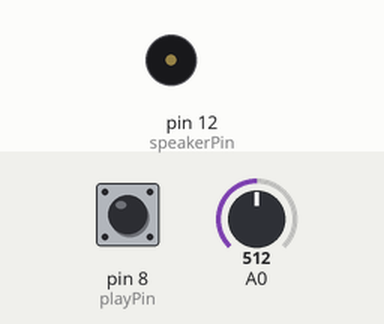
Bench run of a sketch on a simulated Arduino Uno, built with avr-gcc and run on an emulated ATmega328P. On the bench: buzzer (waves = sounding). The test bench sets the inputs (shaded band); at power-on: pin 8 (playPin) HIGH, A0 = 512. What the sketch prints to the serial monitor is not drawn.

Above: at 1.2 s.
1.3 s: pin 8 (playPin) pulled LOW for 0.15 s
At 1.43 s:
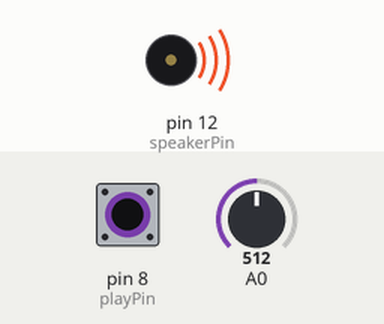
4.5 s: pin 8 (playPin) pulled LOW for 1 s
At 6.7 s:
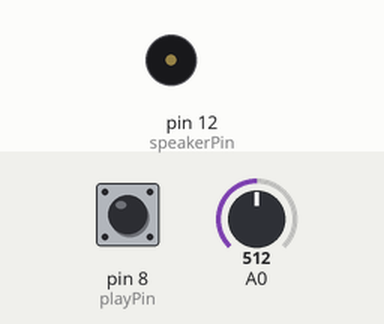
7.0 s: pin 8 (playPin) pulled LOW for 3.2 s
At 7.6 s:
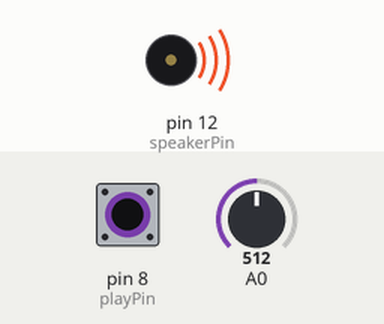
13.2 s: pin 8 (playPin) pulsed LOW 2 times (0.12 s each, 0.3 s apart)
At 13.45 s:
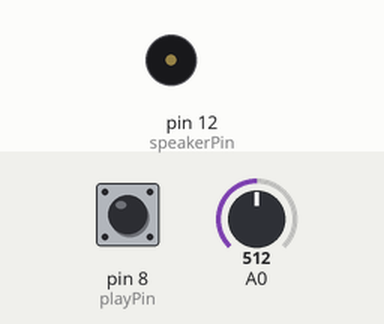
Timing chart, 0 to 16.2 s (numbered marks = the images above; inputs shaded):
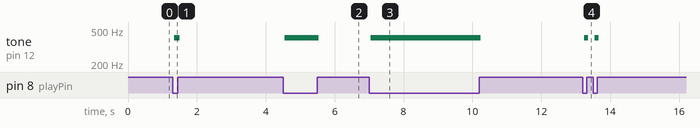

The sketch:

interaction.ino
```cpp
int speakerPin = 12;
int playPin = 8;
int tone_idx = 0;
unsigned char for_processing_tone_idx;
int old_tone_idx;
//int tones[]={1915, 1700, 1519, 1432, 1275, 1136, 1014, 956, 852, 759, 716, 638, 568, 506, 478, 426};
int tones[] = {1915, 1700, 1519, 1432, 1275, 1136, 1014, 956, 852, 759}; //10 Tones
char* tone_str[] = {"Do", "Re", "Mi", "Fa", "So", "La", "Si", "Do+", "Re+", "Me+"};
int old_playPin_ST, cur_playPin_ST;

void setup()
{
  Serial.begin(9600);
  pinMode(speakerPin, OUTPUT);
  pinMode(playPin, INPUT_PULLUP);
}

void loop()
{
  int av;
  tone_idx = analogRead(0); //Reas A0 for tone
  av = tone_idx;
  tone_idx = map(tone_idx, 0, 1023, 0, 10); //0~9 are used.
  if (tone_idx == 10) tone_idx = 9; //10 tones
  if (old_tone_idx != tone_idx || tone_idx == 80) {
    for_processing_tone_idx = tone_idx;
    Serial.write(tone_idx);
  }
  cur_playPin_ST = digitalRead(playPin);
  if (old_playPin_ST == HIGH && cur_playPin_ST == LOW) Serial.write('P');
  if (old_playPin_ST == LOW && cur_playPin_ST == HIGH) Serial.write('Q');
  if (cur_playPin_ST == LOW) playTone(tone_idx);
  old_playPin_ST = cur_playPin_ST;
  old_tone_idx = tone_idx;
}

void playTone(int tone_idx)
{
  int duration = 1;
  int tone;
  tone = tones[tone_idx];
  for (long i = 0; i < duration * 1000L; i += tone * 2) {
    digitalWrite(speakerPin, HIGH);
    delayMicroseconds(tone);
    digitalWrite(speakerPin, LOW);
    delayMicroseconds(tone);
  }
}
```

Measured:
- after the input at 1.3 s, tone on pin 12 (speakerPin): silent → 407 Hz after 0.05 s, → silent 0.16 s later
- after the input at 4.5 s, tone on pin 12 (speakerPin): silent → 407 Hz at once, → silent 1.0 s later
- after the input at 7.0 s, tone on pin 12 (speakerPin): silent → 407 Hz at once, → silent 3.2 s later
- after the input at 13.2 s, tone on pin 12 (speakerPin): alternates 407 Hz for 0.12 s and silent for 0.18 s, 4 changes in all, then stays silent, starting after 0.05 s
